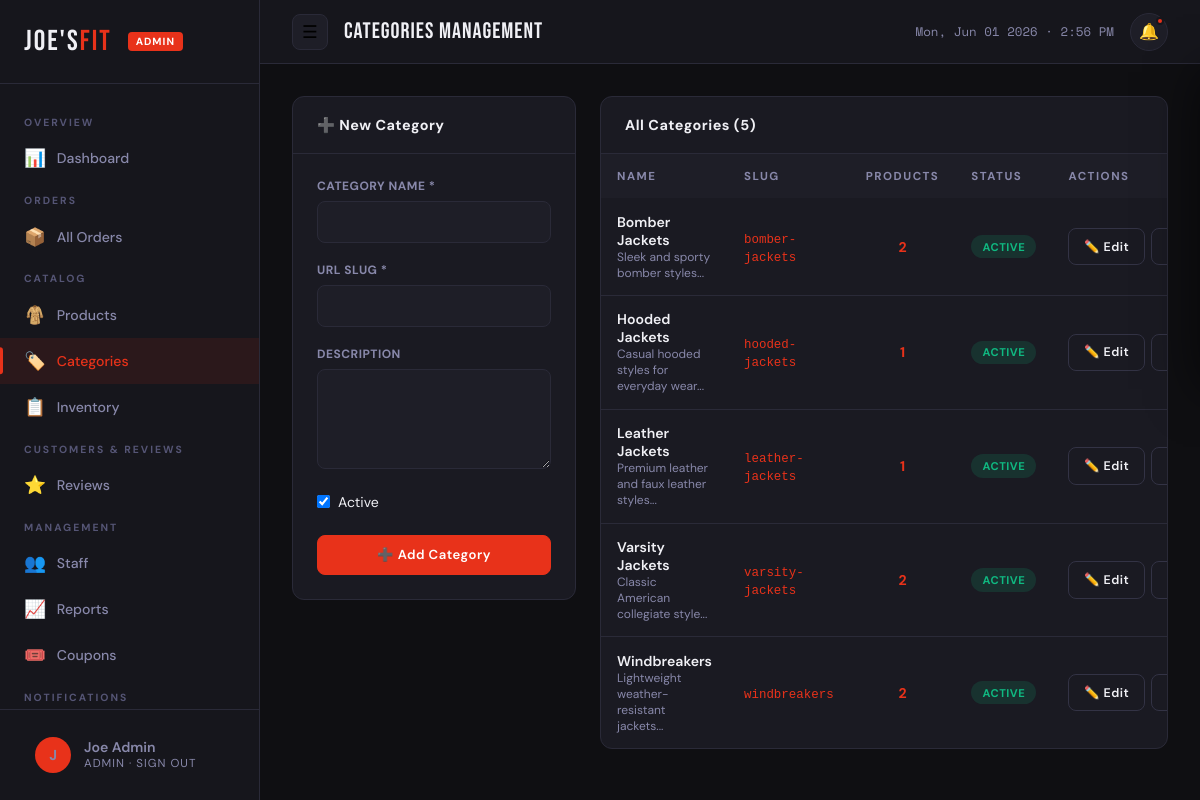
The page /admin/pages/categories.php (signed in) on the database its author committed.
### tables this page shows
CREATE TABLE `categories` (
  `id` int(11) NOT NULL AUTO_INCREMENT,
  `name` varchar(100) NOT NULL,
  `slug` varchar(100) NOT NULL,
  `description` text,
  `image` varchar(255) DEFAULT NULL,
  `is_active` tinyint(1) DEFAULT 1,
  `created_at` timestamp DEFAULT CURRENT_TIMESTAMP,
  PRIMARY KEY (`id`),
  UNIQUE KEY `slug` (`slug`)
);

### admin/pages/categories.php (the view, shortened to what this page needs)
<?php
require_once '../includes/admin_header.php';
$editCat = null;
$cats = $pdo->query("
  SELECT c.*, COUNT(p.id) as product_count
  FROM categories c LEFT JOIN products p ON c.id=p.category_id AND p.is_active=1
  GROUP BY c.id ORDER BY c.name
")->fetchAll();
?>
<div style="display:grid;grid-template-columns:1fr 2fr;gap:1.5rem;align-items:start">
  <div class="card">
    <div class="card-header">
      <span class="card-title"><?= $editCat ? '✏️ Edit Category' : '➕ New Category' ?></span>
    </div>
    <div class="card-body">
      <form method="POST">
        <div class="form-group">
          <label class="form-label">Category Name *</label>
          <input type="text" name="name" class="form-control" required value="<?= htmlspecialchars($editCat['name'] ?? '') ?>"
                 oninput="this.form.slug.value=this.value.toLowerCase().replace(/[^a-z0-9]+/g,'-').replace(/^-|-$/g,'')">
        </div>
        <div class="form-group">
          <label class="form-label">URL Slug *</label>
          <input type="text" name="slug" class="form-control" required value="<?= htmlspecialchars($editCat['slug'] ?? '') ?>">
        </div>
        <div class="form-group">
          <label class="form-label">Description</label>
          <textarea name="description" class="form-control" rows="3"><?= htmlspecialchars($editCat['description'] ?? '') ?></textarea>
        </div>
        <label style="display:flex;align-items:center;gap:0.5rem;cursor:pointer;font-size:0.88rem;margin-bottom:1.5rem">
          <input type="checkbox" name="is_active" value="1" <?= ($editCat['is_active']??1)?'checked':'' ?>> Active
        </label>
        <button type="submit" class="btn btn-primary btn-full"><?= $editCat ? '💾 Update' : '➕ Add Category' ?></button>
      </form>
    </div>
  </div>
  <div class="card">
    <div class="card-header"><span class="card-title">All Categories (<?= count($cats) ?>)</span></div>
    <div class="table-wrap">
      <table>
        <thead><tr><th>Name</th><th>Slug</th><th>Products</th><th>Status</th><th>Actions</th></tr></thead>
        <tbody>
          <?php foreach ($cats as $c): ?>
            <tr>
              <td>
                <div style="font-weight:600"><?= htmlspecialchars($c['name']) ?></div>
                <?php if ($c['description']): ?><div style="font-size:0.75rem;color:var(--text-muted)"><?= htmlspecialchars(substr($c['description'],0,60)) ?>...</div><?php endif; ?>
              </td>
              <td><code style="font-size:0.78rem;color:var(--accent)"><?= htmlspecialchars($c['slug']) ?></code></td>
              <td style="text-align:center">
                <a href="/joesfit/admin/pages/products.php?cat=<?= $c['id'] ?>" style="color:var(--accent);font-weight:700"><?= $c['product_count'] ?></a>
              </td>
              <td><span class="badge <?= $c['is_active']?'badge-active':'badge-inactive' ?>"><?= $c['is_active']?'Active':'Inactive' ?></span></td>
              <td>
                <div style="display:flex;gap:0.4rem">
                  <a href="?edit=<?= $c['id'] ?>" class="btn btn-outline btn-sm">✏️ Edit</a>
                  <a href="/joesfit/shop.php?category=<?= $c['slug'] ?>" target="_blank" class="btn btn-outline btn-sm">👁</a>
                </div>
              </td>
            </tr>
          <?php endforeach; ?>
        </tbody>
      </table>
    </div>
  </div>
</div>
<?php require_once '../includes/admin_footer.php'; ?>

### admin/assets/css/admin.css (style rules this page uses)
:root { --bg: #0f0f12; --bg-2: #16161c; --bg-3: #1e1e27; --bg-card: #1a1a22; --text: #f0f0f5; --text-muted: #8888aa; --text-light: #555575; --accent: #e8321a; --accent-dark: #c42a14; --accent-glow: rgba(232,50,26,0.25); --blue: #3b82f6; --green: #10b981; --yellow: #f59e0b; --purple: #8b5cf6; --border: #2a2a38; --border-light: #333345; --shadow: 0 4px 24px rgba(0,0,0,0.4); --shadow-lg: 0 8px 48px rgba(0,0,0,0.6); --radius: 12px; --radius-sm: 8px; --font-display: 'Bebas Neue', sans-serif; --font-body: 'DM Sans', sans-serif; --font-mono: 'Space Mono', monospace; --sidebar-w: 260px; --header-h: 64px; --transition: 0.2s ease; }
*, *::before, *::after { box-sizing: border-box; margin: 0; padding: 0; }
html { scroll-behavior: smooth; }
body { font-family: var(--font-body); background: var(--bg); color: var(--text); min-height: 100vh; }
a { color: inherit; text-decoration: none; }
button { cursor: pointer; border: none; background: none; font-family: inherit; }
input, select, textarea { font-family: inherit; }
.card { background: var(--bg-card); border: 1px solid var(--border); border-radius: var(--radius); overflow: hidden; }
.card-header { padding: 1.2rem 1.5rem; border-bottom: 1px solid var(--border); display: flex; align-items: center; justify-content: space-between; }
.card-title { font-weight: 700; font-size: 0.9rem; letter-spacing: 0.5px; }
.card-body { padding: 1.5rem; }
.table-wrap { overflow-x: auto; }
table { width: 100%; border-collapse: collapse; font-size: 0.88rem; }
thead th { background: var(--bg-3); padding: 0.9rem 1rem; text-align: left; font-size: 0.72rem; font-weight: 700; letter-spacing: 1.5px; text-transform: uppercase; color: var(--text-muted); white-space: nowrap; }
tbody td { padding: 0.9rem 1rem; border-bottom: 1px solid var(--border); vertical-align: middle; }
tbody tr:last-child td { border-bottom: none; }
.badge { display: inline-flex; align-items: center; padding: 0.3rem 0.7rem; border-radius: 50px; font-size: 0.7rem; font-weight: 700; letter-spacing: 0.5px; text-transform: uppercase; white-space: nowrap; }
.badge-active { background: rgba(16,185,129,0.15); color: #10b981; }
.form-group { margin-bottom: 1.2rem; }
.form-label { display: block; font-size: 0.75rem; font-weight: 700; letter-spacing: 0.5px; text-transform: uppercase; color: var(--text-muted); margin-bottom: 0.4rem; }
.form-control { width: 100%; padding: 0.7rem 1rem; background: var(--bg-3); border: 1.5px solid var(--border); border-radius: var(--radius-sm); color: var(--text); font-size: 0.9rem; transition: border-color var(--transition), box-shadow var(--transition); }
textarea.form-control { resize: vertical; min-height: 100px; }
.btn { display: inline-flex; align-items: center; gap: 0.4rem; padding: 0.65rem 1.3rem; border-radius: var(--radius-sm); font-weight: 600; font-size: 0.82rem; letter-spacing: 0.5px; transition: all var(--transition); cursor: pointer; border: 1.5px solid transparent; white-space: nowrap; }
.btn-primary { background: var(--accent); color: white; border-color: var(--accent); }
.btn-outline { background: transparent; color: var(--text); border-color: var(--border-light); }
.btn-sm { padding: 0.45rem 0.9rem; font-size: 0.78rem; }
.btn-full { width: 100%; justify-content: center; }

### rows shown on the page
categories: name "Bomber Jackets", description "Sleek and sporty bomber styles", slug "bomber-jackets", product_count "2", is_active "ACTIVE"
categories: name "Hooded Jackets", description "Casual hooded styles for everyday wear", slug "hooded-jackets", product_count "1", is_active "ACTIVE"
categories: name "Leather Jackets", description "Premium leather and faux leather styles", slug "leather-jackets", product_count "1", is_active "ACTIVE"
categories: name "Varsity Jackets", description "Classic American collegiate style", slug "varsity-jackets", product_count "2", is_active "ACTIVE"
categories: name "Windbreakers", description "Lightweight weather-resistant jackets", slug "windbreakers", product_count "2", is_active "ACTIVE"

### other values the page prints
substr($admin['name'], 0, 1) "J"
$admin['name'] "Joe Admin"
$admin['role'] "ADMIN"
$pageTitle "Categories Management"
count($cats) "5"
